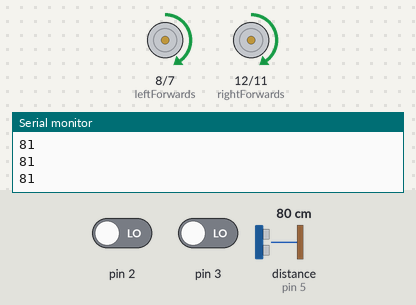
Bench run of a sketch on a simulated Arduino Uno, built with avr-gcc and run on an emulated ATmega328P. Parts: motor-driver pin pairs drawn as motors (green arrow = first pin HIGH = forward, orange = second pin HIGH = backward, longer = more drive, scaled by the enable pin), the last lines printed to the serial monitor. Inputs (shaded band) come from the test bench; at power-on: distance to the obstacle (sensor on pin 5) 80 cm, pin 2 LOW, pin 3 LOW. The echo pulse lasts 58.3 µs per cm.

Above: at 1.2 s.
1.3 s: distance to the obstacle (sensor on pin 5) set to 23 cm
2.8 s: distance to the obstacle (sensor on pin 5) set to 18 cm
At 3.3 s:
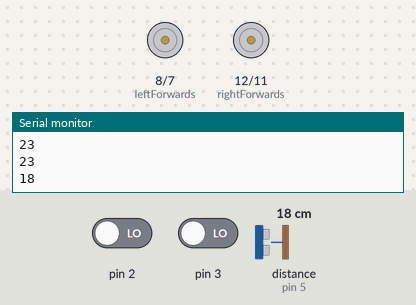
At 4.1 s:
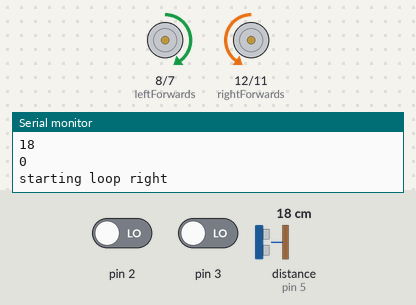
Timing chart, 0 to 5.8 s (numbered marks = the images above; inputs shaded):
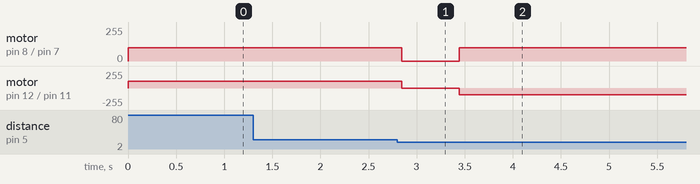

Measured:
- the behaviour switches between 21 and 20 cm on distance to the obstacle (sensor on pin 5) (found by bisection; images 0 and 1)
- after the input at 2.8 s, motor on pin 8 (leftForwards) / pin 7 (leftBackwards): forward 100/255 → stopped at once, → forward 100/255 0.60 s later; motor on pin 12 (rightForwards) / pin 11 (rightBackwards): forward 100/255 → stopped at once, → backward 100/255 0.60 s later

The sketch:

S10_Sonar.ino
```cpp
#include <NewPing.h>
int triggerPin = 4;
int echoPin = 5;
int maxDistance = 200;//do not change
int leftBackwards = 7;
int rightForwards = 12;
int leftEnable = 9;
int rightEnable = 10;
int leftForwards = 8;
int rightBackwards = 11;
int highSpeed = 100;
int leftCount;
int rightCount;

NewPing sonar(triggerPin, echoPin, maxDistance);

void setup()
{
  attachInterrupt(digitalPinToInterrupt(2), leftInterrupt, RISING);
  attachInterrupt(digitalPinToInterrupt(3), rightInterrupt, RISING);
  Serial.begin(115200);
  pinMode(leftEnable, OUTPUT);
  pinMode(leftForwards, OUTPUT);
  pinMode(rightEnable, OUTPUT);
  pinMode(leftForwards, OUTPUT);
  pinMode(rightForwards, OUTPUT);
  pinMode(rightBackwards, OUTPUT);
  pinMode(leftBackwards, OUTPUT);
}

void hardStop()
{
  analogWrite(leftEnable, highSpeed);
  analogWrite(rightEnable, highSpeed);
  digitalWrite(leftBackwards, HIGH);
  digitalWrite(rightBackwards, HIGH);
  digitalWrite(leftForwards, HIGH);
  digitalWrite(rightForwards, HIGH);
  delay(600);
  digitalWrite(leftBackwards, LOW);
  digitalWrite(rightBackwards, LOW);
  digitalWrite(leftForwards, LOW);
  digitalWrite(rightForwards, LOW);
}

void leftInterrupt()
{
  leftCount++;
  Serial.print("left ");
  Serial.println(leftCount);
}

void rightInterrupt()
{
  rightCount++;
  Serial.print("right ");
  Serial.println(rightCount);
}

void turnLeft(int amountTurned)
{
  leftCount = 0;
  rightCount = 0;
  digitalWrite(leftBackwards, HIGH);
  digitalWrite(rightForwards, HIGH);
  Serial.println("starting loop left");
  while ((leftCount < amountTurned ) || (rightCount < amountTurned))
  {
    delay(1);
  }
  Serial.println("finished loop left");
}

void turnRight(int amountTurned)
{
  leftCount = 0;
  rightCount = 0;
  digitalWrite(leftForwards, HIGH);
  digitalWrite(rightBackwards, HIGH);
  Serial.println("starting loop right");
  while ((leftCount < amountTurned ) || (rightCount < amountTurned))
  {
    delay(1);
  }
  Serial.println("finished loop right");
}
void timeForward(float delayTime)
{
  analogWrite(leftEnable, highSpeed);
  analogWrite(rightEnable, highSpeed);
  digitalWrite(leftBackwards, LOW);
  digitalWrite(rightBackwards, LOW);
  digitalWrite(leftForwards, HIGH);
  digitalWrite(rightForwards, HIGH);
  delay(delayTime*1000);
}


void loop()
{
  analogWrite(rightEnable, highSpeed);
  analogWrite(leftEnable, highSpeed);
  digitalWrite(rightBackwards, LOW);
  digitalWrite(leftBackwards, LOW);
  digitalWrite(leftForwards, HIGH);
  digitalWrite(rightForwards, HIGH);

  long unsigned int distance = sonar.ping_cm();

  Serial.println(distance);

  while (((distance) > 20) || ((distance) = 0))
  {
    delay(50);
    distance = sonar.ping_cm();
    Serial.println(distance);
  }
  hardStop();
  Serial.println(distance);
  turnRight(84);

  hardStop();
  timeForward(3);
  hardStop();
  while (true);
}
```
